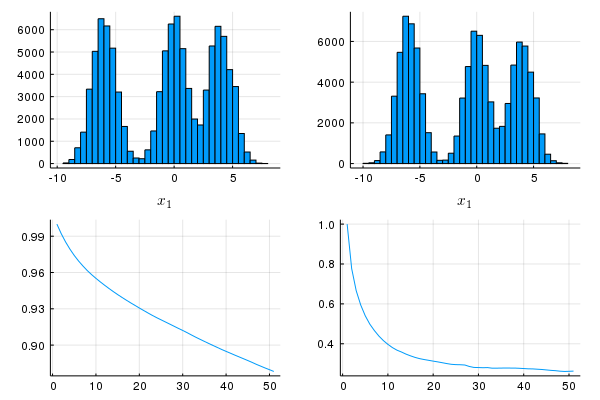

Recreate this plot in Julia.
# ###################################################################################################
# Simulation studies of a bimodal distribution
# 
# author: weiya
# date: Dec 25, 2018
# 
# refer to Section 11.5.1 of
# Liu, J. S. (2008). Monte Carlo strategies in scientific computing (2. ed). New York, NY: Springer.
#
# ###################################################################################################
using LinearAlgebra
using Distributions
using StatsBase
using Plots
using LaTeXStrings


Σ1 = Matrix(1.0I, 2, 2)
Σ2 = [1 0.9; 0.9 1]
Σ3 = [1 -0.9; -0.9 1]
invΣ2 = [1 -0.9; -0.9 1] ./ 0.19
invΣ3 = [1 0.9; 0.9 1] ./ 0.19
μ1 = [0, 0]
μ2 = [-6, -6]
μ3 = [4, 4]
w = [0.34, 0.33, 0.33]

function targetpdf(x)
    model1 = MvNormal(μ1, Σ1)
    model2 = MvNormal(μ2, Σ2)
    model3 = MvNormal(μ3, Σ3)
    return pdf(model1, x) * w[1] + pdf(model2, x) * w[2] + pdf(model3, x) * w[3]
end

function mycontour()
    # refer to https://docs.juliaplots.org/latest/examples/gr/#contours
    x = -10:0.5:10
    y = -10:0.5:10
    X = repeat(reshape(x, 1, :), length(y), 1)
    Y = repeat(y, 1, length(x))
    Z = copy(X)
    for i in 1:size(X,1)
        for j in 1:size(X,2)
            Z[i,j] = targetpdf([X[i,j], Y[i,j]])
        end
    end
    contour(x, y, Z)
    savefig("contour.png")
end

function propose(x; a = 4)
    θ = rand() * 2π
    r = rand() * 4
    return [x[1] + r*cos(θ), x[2] + r*sin(θ)]
end

function iMH(M = 200000)
    # start points
    x = [rand() - 0.5, rand() - 0.5]
    X = ones(M, 2)
    num = 0
    for m = 1:M
        xs = propose(x)
        ρ = targetpdf(xs) / targetpdf(x)
        if rand() < ρ
            x = xs
            num += 1
        end
        X[m,:] = x
    end
    return X, num/M
end

function propose2(x; a = 4)
    r = rand() * 2a - a
    return x + r
end


function iMH2(M = 200000)
    # start points
    x1 = rand() - 0.5
    x2 = rand() - 0.5
    X = ones(M, 2)
    num = 0
    for m = 1:M
        x1s = propose2(x1)
        ρ = targetpdf([x1s, x2]) / targetpdf([x1, x2])
        if rand() < ρ
            x1 = x1s
            num += 1
        end
        x2s = propose2(x2)
        ρ = targetpdf([x1, x2s]) / targetpdf([x1, x2])
        if rand() < ρ
            x2 = x2s
        end
        X[m,:] = [x1, x2]
    end
    return X, num/M # why acceptance ratio is two times than iMH. Got it, because I miss the direction random selection.
end

# derivative of targetpdf
function dm(x; step = 0.05, nmaxstep = 100)
    term1 = w[1] / 2π * exp(-0.5*sum(x.^2))
    term2 = w[2] / (2π * 0.19) * exp( -0.5 * transpose(x.+6) * invΣ2 * (x.+6) )
    term3 = w[3] / (2π * 0.19) * exp( -0.5 * transpose(x.-4) * invΣ3 * (x.-4) )
    term = term1 .+ term2 * invΣ2 + term3 * invΣ3
    # negative of gradient direction (remove the minus symbol already)
    dx1 = term[1,1]*x[1] + term[1,2]*x[2]
    dx2 = term[2,1]*x[1] + term[2,2]*x[2]
    dx = [dx1, dx2]
    # find local maximum
    bst = targetpdf(x)
    i = 0
    while i < nmaxstep
        i += 1
        cur = targetpdf(x .- step * dx)
        if cur > bst
            bst = cur 
            x = x .- step * dx
        else
            break
        end
    end
    return x
end

function cgmc(M = 200000)
    # start points (each col is a stream)
    x = rand(2, 2) .- 0.5
    X = ones(M, 4)
    for m = 1:M
        # randomly choose xa
        xaIdx = sample([1,2])
        xa = x[:,xaIdx]
        # find gradient of pdf at xa (or conjugate gradient of log pdf at xa)
        y = dm(xa)
        xcIdx = 3 - xaIdx
        xc = x[:,xcIdx]
        e = y - xc
        e = e / norm(e)
        # sample r
        r, = MTM(y, e)
        # update xc
        x[:,xcIdx] = y .+ r*e
        X[m, :] .= vec(x)
    end
    return X
end

f(r, y, e) = abs(r) * targetpdf(y.+r*e)

function MTM(anchor, direction;M = 100, k = 5, σ = 10)
    # use the simplified version: OBMC algorithm
    # initial x
    x = 2*rand()-1
    num = 0
    for m = 1:M 
        y = ones(k)
        wy = ones(k)
        for i = 1:k
            y[i] = rand(Normal(x, σ))
            wy[i] = f(y[i], anchor, direction)
        end
        #wy = wy ./ sum(wy)
        yl = sample(y, pweights(wy))
        # draw reference points
        xprime = ones(k)
        xprime[k] = x
        wxprime = ones(k)
        wxprime[k] = f(x, anchor, direction)
        for i = 1:k-1
            xprime[i] = rand(Normal(yl, σ))
            wxprime[i] = f(xprime[i], anchor, direction)
        end
        # accept or not 
        ρ = sum(wy) / sum(wxprime)
        if rand() < ρ
            x = yl
            num += 1
        end
    end
    return x, num/M
end

# run
res, = iMH()
X = cgmc()
p1 = histogram(res[100000:end,1], xlab = L"x_1")
p2 = histogram(res[100000:end,2], xlab = L"x_2")
p3 = histogram(X[100000:end,1], xlab = L"x_1")
p4 = histogram(X[100000:end,2], xlab = L"x_2")

p5 = plot(autocor(res[100000:end,1]))
p6 = plot(autocor(X[100000:end,1]))
plot(p1, p3, p5, p6, layout = (2,2), legend = false)
